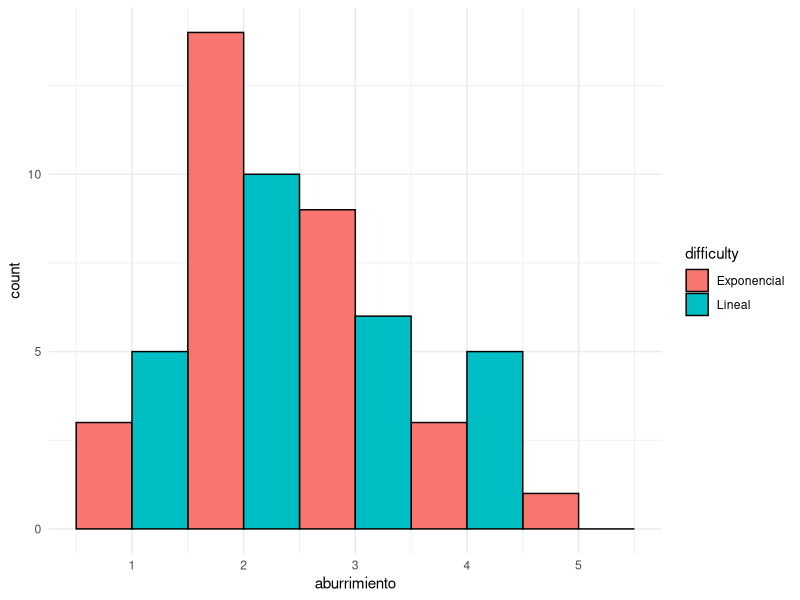
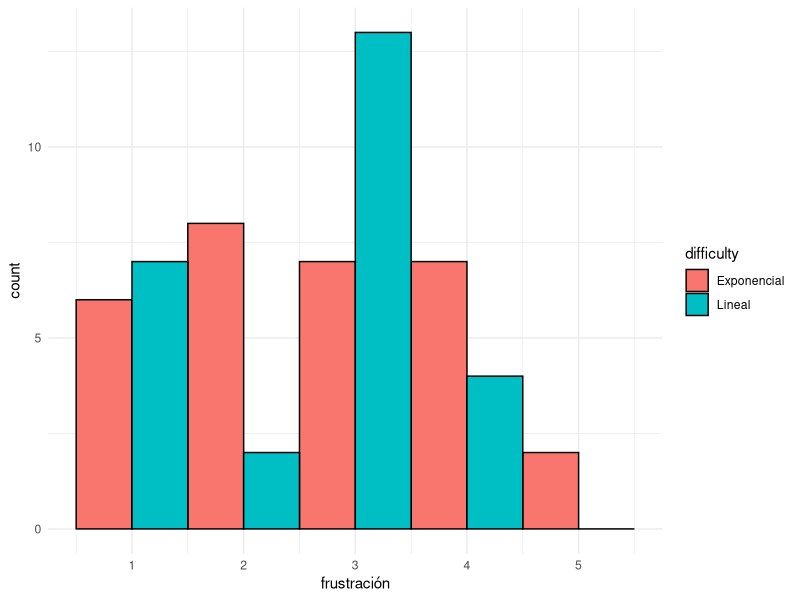
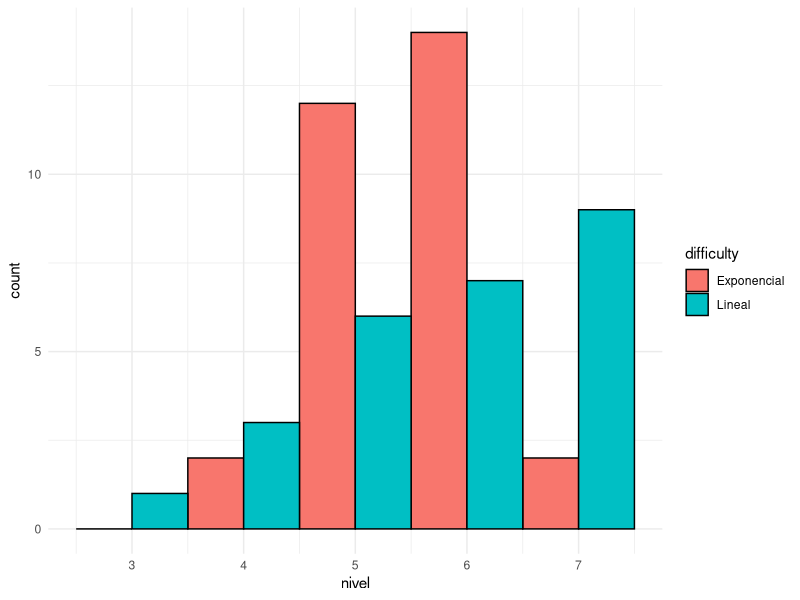
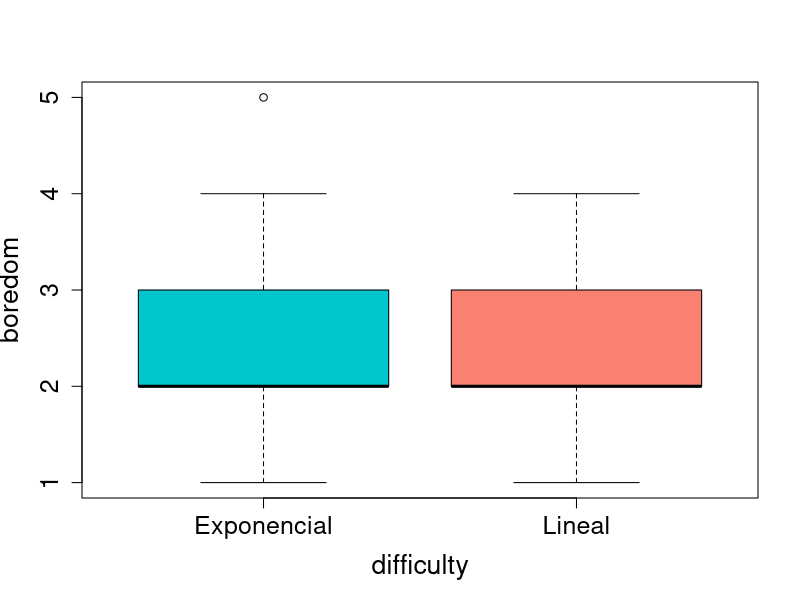
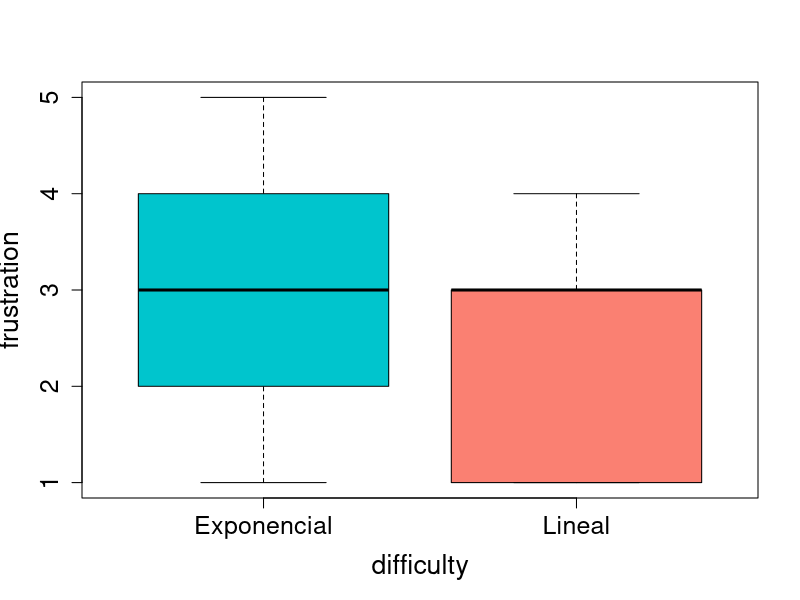
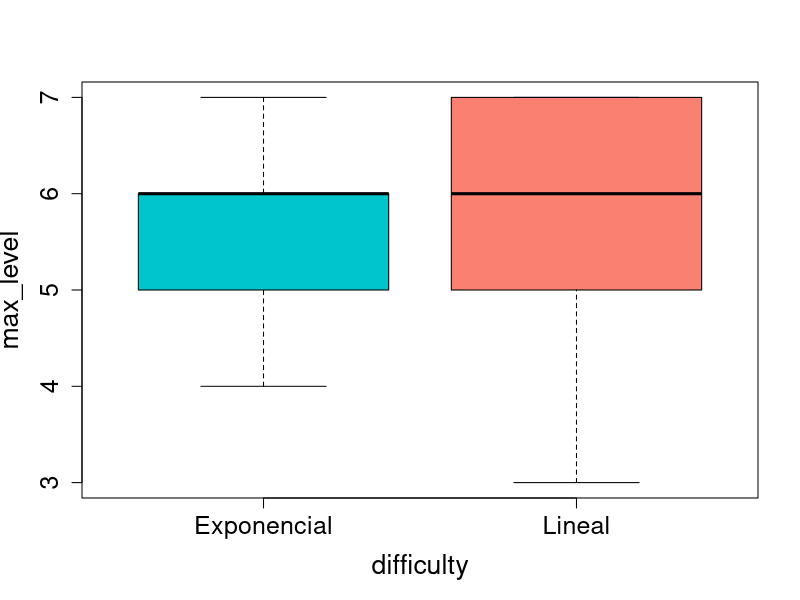
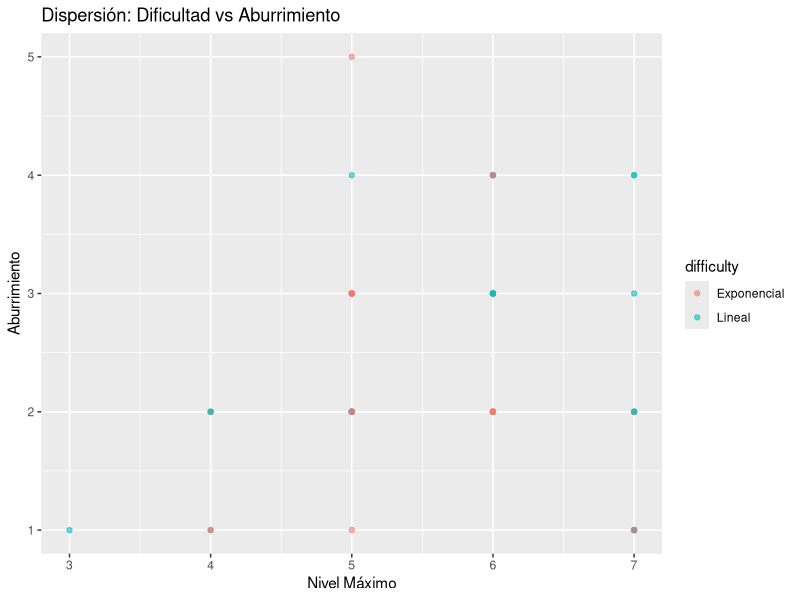
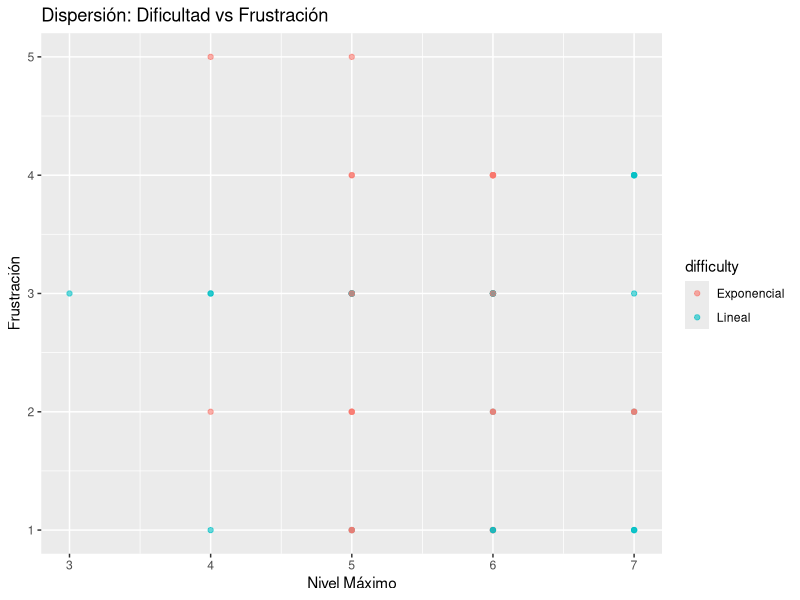

Reproduce these figures in R, in order. (Note: this script raises an error after producing the figures.)
# Cargar paquetes necesarios
library(ggplot2)
library(dplyr)
library(xtable)

# Leer datos
data <- read.csv("cards_check.csv", header = TRUE, sep = ",", encoding = "UTF-8")
data$userID <- as.factor(data$userID)

###############ANÁLISIS EXPLORATORIO############################################
# Resumen por grupo
resumen <- data %>%
  group_by(difficulty) %>%
  summarise(across(c(boredom, frustration, max_level), 
                   list(media = mean, mediana = median, sd = sd), 
                   na.rm = TRUE))
xtable(resumen, digits = 2)

# Histogramas por grupo
ggplot(data, aes(x = boredom, fill = difficulty)) +
  geom_histogram(binwidth = 1, position = "dodge", color = "black") +
  labs( x = "aburrimiento") +
  theme_minimal()

ggplot(data, aes(x = frustration, fill = difficulty)) +
  geom_histogram(binwidth = 1, position = "dodge", color = "black") +
  labs( x = "frustración") +
  theme_minimal()

ggplot(data, aes(x = max_level, fill = difficulty)) +
  geom_histogram(binwidth = 1, position = "dodge", color = "black") +
  labs(x = "nivel") +
  theme_minimal()
# Export png a 300
par(cex.main = 1.8, cex.axis = 1.5, cex.lab = 1.6)

# Boxplots por grupo
colores <- c("turquoise3", "salmon") 
boxplot(boredom ~ difficulty, data = data, col = colores)
boxplot(frustration ~ difficulty, data = data, col = colores)
boxplot(max_level ~ difficulty, data = data, col = colores)
# Export png a 650

# Gráfico de dispersión
ggplot(data, aes(x = max_level, y = boredom, color = difficulty)) +
  geom_point(alpha = 0.6)  +
  labs(title = "Dispersión: Dificultad vs Aburrimiento", x = "Nivel Máximo", y = "Aburrimiento")

ggplot(data, aes(x = max_level, y = frustration, color = difficulty)) +
  geom_point(alpha = 0.6)  +
  labs(title = "Dispersión: Dificultad vs Frustración", x = "Nivel Máximo", y = "Frustración")


###############MODELOS Y CORRELACIÓN############################################
# SPEARMAN
by(data, data$difficulty, function(sub) {
  list(
    boredom = cor.test(sub$max_level, sub$boredom, method = "spearman", exact = FALSE),
    frustration = cor.test(sub$max_level, sub$frustration, method = "spearman", exact = FALSE)
  )
})

# Modelo Lineal
modelo_boredom <- lm(max_level ~ boredom * difficulty, data = data)
summary(modelo_boredom)
plot(modelo_boredom)

modelo_frustration <- lm(max_level ~ frustration * difficulty, data = data)
summary(modelo_frustration)
plot(modelo_frustration)

# Caracterizar datos
# t-test: solo si distribuye normal
t.test()

# test Kolmogorov - Smirlov: para ver si distribuyen normal o no

# Test Wilcoxon: parecido a tstudent pero en dist no normal